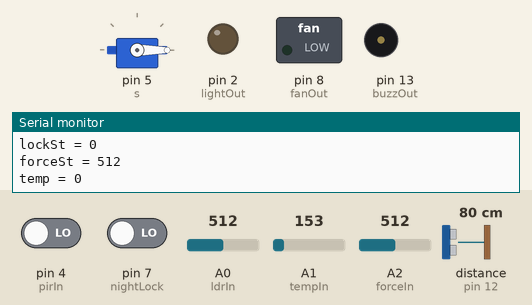
Simulated run of this sketch. Board: Arduino Uno, built with avr-gcc and run on an emulated ATmega328P. Shown: servo, switched loads named in the sketch (green lamp = pin HIGH), output pins drawn as LEDs (lit = HIGH), buzzer (waves = sounding), the last lines printed to the serial monitor. Wiring (inferred from the names in the program): ultrasonic range finder: trigger pin 3; echo pin 12. Dashed ring = blinking. The test bench sets the inputs (shaded band); at power-on: pin 4 (pirIn) LOW, distance to the obstacle (sensor on pin 12) 80 cm, A1 (tempIn) = 153, pin 7 (nightLock) LOW, A0 (ldrIn) = 512, A2 (forceIn) = 512. The echo pulse lasts 58.3 µs per cm; pins used as bus, display or sensor lines are not drawn.

Above: at 1.8 s.
1.9 s: pin 4 (pirIn) driven HIGH
At 2.6 s:
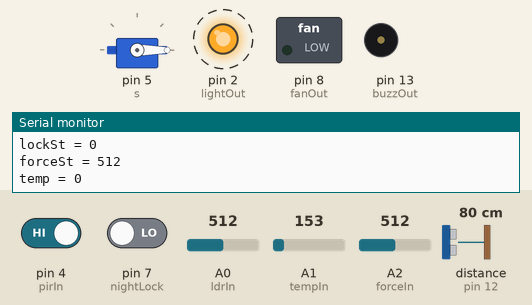
6.0 s: distance to the obstacle (sensor on pin 12) set to 56 cm
7.6 s: distance to the obstacle (sensor on pin 12) set to 45 cm
At 9.0 s:
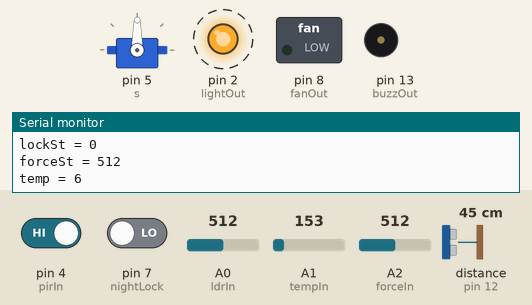
11.7 s: A1 (tempIn) set to 171
At 12.7 s:
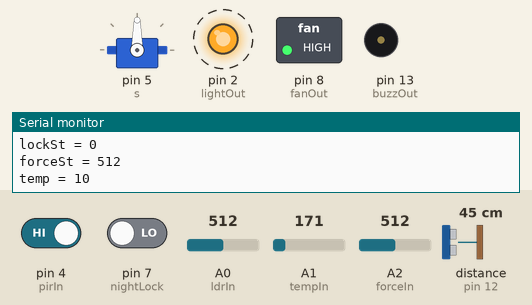
15.8 s: pin 7 (nightLock) driven HIGH
At 19.6 s:
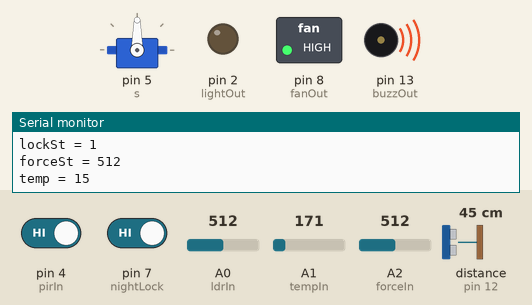
19.9 s: A1 (tempIn) set to 133
At 21.0 s:
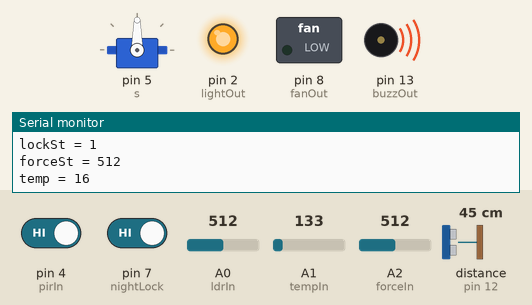
Timing chart, 0 to 25.0 s (numbered marks = the images above; inputs shaded):
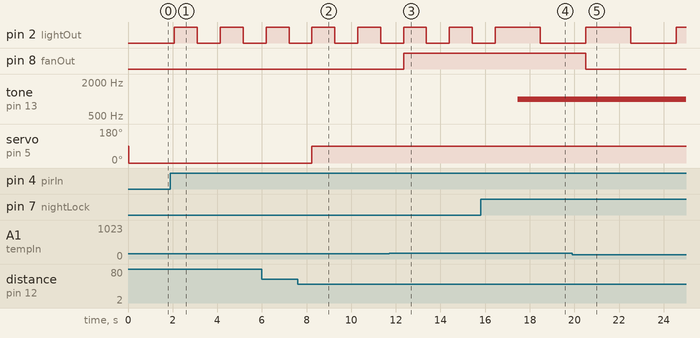

The sketch:

HomeAutomation.ino
```cpp
// C++ code
//
#include<Servo.h>

#define echoPin 12
#define trigPin 3
long duration;
int distance;

Servo s;


int pirIn = 4;
int fanOut = 8;
int buzzOut = 13;
int lightOut = 2;
int nightLock = 7;

int ldrIn = A0;
int tempIn = A1;
int forceIn = A2;

int forceSt, tempSt, ldrSt, ultraSt, pirSt, lockSt, temp=0;
void setup()
{
  s.attach(5);

  pinMode(pirIn, INPUT);
  pinMode(echoPin,INPUT);
  pinMode(nightLock, INPUT);

  pinMode(buzzOut, OUTPUT);
  pinMode(trigPin,OUTPUT);
  pinMode(lightOut, OUTPUT);
  pinMode(fanOut, OUTPUT);
  Serial.begin(9600);
}
float getTemp()
{
    int reading = analogRead(tempIn);
    float voltage = reading * 5.0;
    voltage /= 1024.0;
    //Serial.print(voltage); Serial.println(" volts");
    float temperatureC = (voltage - 0.5) * 100 ;
    //Serial.print(temperatureC); Serial.println(" degrees C");
    return temperatureC;
}
int getDistance()
{
  digitalWrite(trigPin,LOW);
  delayMicroseconds(2);
  digitalWrite(trigPin,HIGH);
  delayMicroseconds(10);
  digitalWrite(trigPin,LOW);

  duration=pulseIn(echoPin,HIGH);
  distance=(duration*0.034/2);
  return distance;
}
void alarm(int onOrOff)
{
  if(onOrOff)
  {
  	tone(13, 1000);
  	delay(1000);
  }
  else
  {
  	noTone(13);
  }
}

void openTheDoor()
{
  s.write(90);
  delay(1000);
}
void closeTheDoor()
{
  s.write(0);
  delay(1000);
}
void loop()
{
    pirSt = digitalRead(pirIn);
    ldrSt = analogRead(ldrIn);
    tempSt = getTemp();
    ultraSt = getDistance();
    lockSt = digitalRead(nightLock);
    forceSt = analogRead(forceIn);

    Serial.print("PIR = ");Serial.println(pirSt);
    Serial.print("ldrSt = ");Serial.println(ldrSt);
    Serial.print("tempSt = ");Serial.println(tempSt);
    Serial.print("ultraSt = ");Serial.println(ultraSt);
    Serial.print("lockSt = ");Serial.println(lockSt);
    Serial.print("forceSt = ");Serial.println(forceSt);
    Serial.print("temp = ");Serial.println(temp);
	if(ldrSt > 500)
	{
        //Human Entered the room and the room is dark so switch on the light
        if(pirSt == 1)
        	temp++;
      	if(ldrSt>= 500 && temp%2!= 0)
			digitalWrite(lightOut, HIGH);
        if(temp%2==0)
	        digitalWrite(lightOut, LOW);
	}
	if(tempSt > 25)
	{
		//if the temperature of the room is > 25*C then switching on the fan
		digitalWrite(fanOut, HIGH);
	}
    else
    {
      digitalWrite(fanOut, LOW);
    }
	if(ultraSt < 50)
	{
		//if the distance betweeen the human and the door is < 50 cm then the door automatically opened
		openTheDoor();
	}
	else
	{
		closeTheDoor();
	}

	if(lockSt == 1 && forceSt > 200)
	{
		//if nightLock is Switched on and burglar is detected by force sensor then alarm
		alarm(1);
	}
	else
	{
		alarm(0);
	}
    Serial.println("");
}


  
```

Measured:
- the behaviour switches between 51 and 50 cm on distance to the obstacle (sensor on pin 12) (found by bisection; images 1 and 2)
- the behaviour switches between 155 and 156 on A1 (tempIn) (found by bisection; images 2 and 3)
- after the input at 1.9 s, pin 2 (lightOut): alternates HIGH for 1.0 s and LOW for 1.0 s, starting after 0.18 s
- after the input at 7.6 s, servo on pin 5 (s): 0° → 90° after 0.64 s
- after the input at 11.7 s, pin 8 (fanOut): LOW → HIGH after 0.65 s
- after the input at 15.8 s, tone on pin 13 (buzzOut): silent → 1000 Hz after 1.7 s
- after the input at 19.9 s, pin 8 (fanOut): HIGH → LOW after 0.60 s
